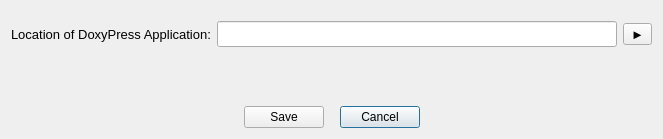
<?xml version="1.0" encoding="UTF-8"?>
<ui version="4.0">
 <class>Dialog_EditCfg</class>
 <widget class="QDialog" name="Dialog_EditCfg">
  <property name="windowModality">
   <enum>Qt::NonModal</enum>
  </property>
  <property name="geometry">
   <rect>
    <x>0</x>
    <y>0</y>
    <width>655</width>
    <height>139</height>
   </rect>
  </property>
  <property name="windowTitle">
   <string>DoxyPressApp</string>
  </property>
  <property name="modal">
   <bool>false</bool>
  </property>
  <layout class="QVBoxLayout" name="verticalLayout">
   <item>
    <spacer name="verticalSpacer_2">
     <property name="orientation">
      <enum>Qt::Vertical</enum>
     </property>
     <property name="sizeType">
      <enum>QSizePolicy::Fixed</enum>
     </property>
     <property name="sizeHint" stdset="0">
      <size>
       <width>20</width>
       <height>10</height>
      </size>
     </property>
    </spacer>
   </item>
   <item>
    <layout class="QGridLayout" name="gridLayout_2">
     <item row="0" column="0">
      <widget class="QLabel" name="label_3">
       <property name="font">
        <font>
         <pointsize>10</pointsize>
        </font>
       </property>
       <property name="text">
        <string>Location of DoxyPress Application:</string>
       </property>
      </widget>
     </item>
     <item row="0" column="1">
      <widget class="QLineEdit" name="doxyPressFile">
       <property name="minimumSize">
        <size>
         <width>400</width>
         <height>0</height>
        </size>
       </property>
       <property name="font">
        <font>
         <pointsize>11</pointsize>
        </font>
       </property>
      </widget>
     </item>
     <item row="0" column="2">
      <widget class="QToolButton" name="doxyPressFile_PB">
       <property name="font">
        <font>
         <pointsize>10</pointsize>
        </font>
       </property>
       <property name="text">
        <string>►</string>
       </property>
      </widget>
     </item>
    </layout>
   </item>
   <item>
    <spacer name="verticalSpacer_3">
     <property name="orientation">
      <enum>Qt::Vertical</enum>
     </property>
     <property name="sizeType">
      <enum>QSizePolicy::Expanding</enum>
     </property>
     <property name="sizeHint" stdset="0">
      <size>
       <width>20</width>
       <height>40</height>
      </size>
     </property>
    </spacer>
   </item>
   <item>
    <layout class="QHBoxLayout" name="horizontalLayout_3">
     <property name="spacing">
      <number>8</number>
     </property>
     <item>
      <spacer name="horizontalSpacer_30">
       <property name="orientation">
        <enum>Qt::Horizontal</enum>
       </property>
       <property name="sizeHint" stdset="0">
        <size>
         <width>20</width>
         <height>20</height>
        </size>
       </property>
      </spacer>
     </item>
     <item>
      <widget class="QPushButton" name="save_PB">
       <property name="text">
        <string>Save</string>
       </property>
       <property name="autoDefault">
        <bool>false</bool>
       </property>
      </widget>
     </item>
     <item>
      <spacer name="horizontalSpacer_33">
       <property name="orientation">
        <enum>Qt::Horizontal</enum>
       </property>
       <property name="sizeType">
        <enum>QSizePolicy::Fixed</enum>
       </property>
       <property name="sizeHint" stdset="0">
        <size>
         <width>8</width>
         <height>20</height>
        </size>
       </property>
      </spacer>
     </item>
     <item>
      <widget class="QPushButton" name="cancel_PB">
       <property name="text">
        <string>Cancel</string>
       </property>
      </widget>
     </item>
     <item>
      <spacer name="horizontalSpacer_34">
       <property name="orientation">
        <enum>Qt::Horizontal</enum>
       </property>
       <property name="sizeHint" stdset="0">
        <size>
         <width>20</width>
         <height>20</height>
        </size>
       </property>
      </spacer>
     </item>
    </layout>
   </item>
  </layout>
 </widget>
 <resources/>
 <connections/>
</ui>
